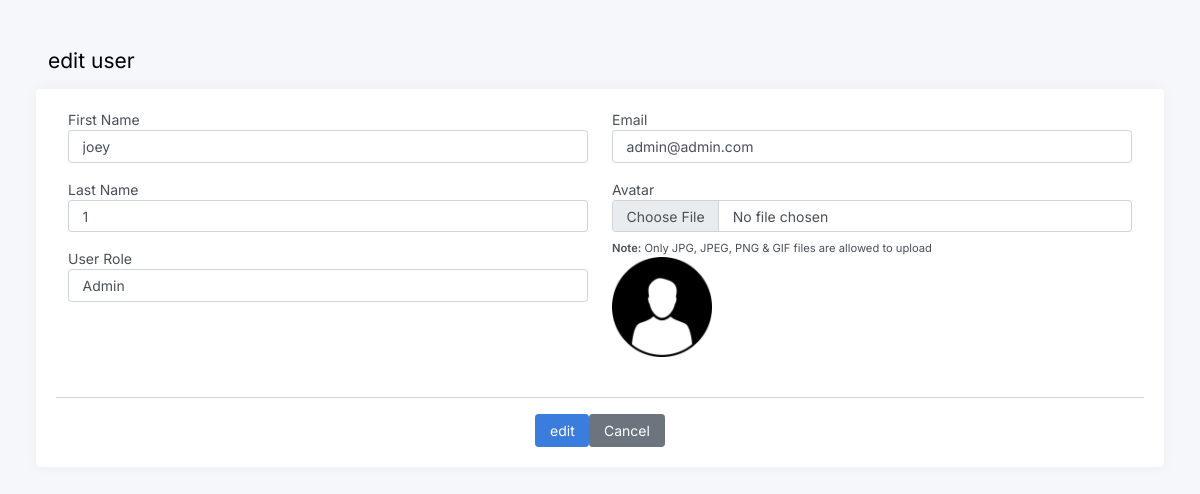
Page /edituser_page.php?update_id=1 on the committed database.
### tables this page shows
CREATE TABLE `user` (
  `user_id` int(11) NOT NULL,
  `firstname` varchar(200) NOT NULL,
  `lastname` varchar(200) NOT NULL,
  `email` varchar(200) NOT NULL,
  `password` varchar(255) NOT NULL,
  `role_id` int(30) NOT NULL,
  `avatar` varchar(255) NOT NULL,
  `date_created` timestamp NOT NULL DEFAULT current_timestamp() ON UPDATE current_timestamp()
);

CREATE TABLE `position` (
  `role_id` int(30) NOT NULL,
  `position_name` varchar(200) NOT NULL,
  `level` int(30) NOT NULL
);

### edituser_page.php (the view, shortened to what this page needs)
<?php
 include 'connect.php';
 if (isset($_GET['update_id'])){
    try {
        $id = $_REQUEST['update_id'];
        $select_stmt = $db->prepare('SELECT * FROM user  AS u  natural JOIN position  WHERE user_id = :id');
        $select_stmt->bindParam(":id", $id);
        $select_stmt->execute();
        $row = $select_stmt->fetch(PDO::FETCH_ASSOC);
        extract($row);
    } catch(PDOException $e) {
        $e->getMessage();
    }
}
?>
<!DOCTYPE html>
<html lang="en">
<form action="edituser.php" method="post" enctype="multipart/form-data">
<?php include 'head.php'?>
<body>
		<main class="content">
				<div class="container-fluid p-0">
					<h1 class="h3 mb-3">edit user</h1>
				</div>
					<div class="row">
						<div class="card">
							<div class="card-body">
								<div class="row">
									<div class="col-md-6">
										<div class="mb-3">
											<label for="" class="control-label">First Name</label>
											<input type="text" name="firstname" class="form-control form-control"  required  value="<?php echo $firstname; ?>">
										</div>
										<div class="mb-3">
											<label for="" class="control-label">Last Name</label>
											<input type="text" name="lastname" class="form-control form-control"  required value="<?php echo $lastname; ?>">
										</div>
										<div class="mb-3">
											<label for="" class="control-label">User Role</label>
												<select name="type" id="type" class="form-control" value="">
													<option value="<?php  echo $row['role_id']; ?>" ><?php  echo $position_name; ?></option>
												</select>
										</div>
									</div>
									<div class="col-md-6">
											<div class="mb-3">
												<label class="control-label">Email</label>
												<input type="email" class="form-control form-control" name="email" required  value="<?php echo $email; ?>">
											</div>
										<div class="mb-3">
											<div class="form-group">
												<label for="" class="control-label">Avatar</label>
												<input type="file" name="file" class="form-control streched-link" accept="image/gif, image/jpeg, image/png"  value="<?php echo $avatar;?>">
												<p class="small mb-0 mt-2"><b>Note:</b> Only JPG, JPEG, PNG & GIF files are allowed to upload</p>
												<p>
													<img src="img/avatars/<?php echo $avatar; ?>" height="100" width="100" alt="">
												</p>
											</div>
										</div>
										</div>
										<hr>
										<div class="col-lg-12 text-right justify-content-center d-flex">
											<button class="btn btn-primary" name="btn_up"  value="update" >edit</button>
											<a class="btn btn-secondary" type="button" href="user_list.php" >Cancel</a>
										</div>
									</div>
								</div>
							</div>
						</div>
			</main>
	</form>
    </body>
</html>

### css/multi_select.css (style rules this page uses)
body { font-family: 'Courier New', Courier, monospace; font-size: 14px; }

### rows in the picture
user: firstname "joey", lastname "1", type "Admin", email "admin@admin.com", avatar (picture)
